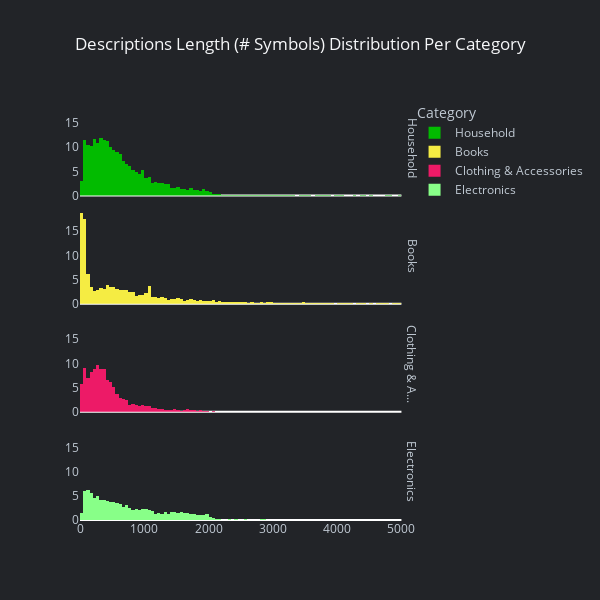

Notebook code for this chart:
### Code cell
def shorten(annotation, max_len=15):
    if len(annotation) <= max_len:
        return annotation
    
    return annotation[:max_len - 3] + "..."


fig = px.histogram(
    data[data["description_length"] <= 5000],
    x="description_length",
    title="Descriptions Length (# Symbols) Distribution Per Category",
    color="category",
    barmode="overlay",
    histnorm="density",
    facet_row="category",
    opacity=1,
    **style_kwargs,
)

fig.for_each_annotation(lambda a: a.update(text=shorten(a.text.split("=")[1])))
    
fig.update_layout(
    legend_title_text="Category",
    width=600,
    height=600,
)

for axis in fig.layout:
    if type(fig.layout[axis]) == go.layout.YAxis:
        fig.layout[axis].title.text = ''
    if type(fig.layout[axis]) == go.layout.XAxis:
        fig.layout[axis].title.text = ''

if is_hakernoon:
    vis.style_background(fig)

fig.show()

### Figure 1 — Plotly figure (JSON) as saved in the notebook; plotly's stock layout.template omitted (floating-point values rounded to 4 significant figures; data arrays with more than 128 entries replaced by an {"elided": "..."} marker saying what was removed)
{"data": [{"alignmentgroup": "True", "bingroup": "x", "histnorm": "density", "hovertemplate": "category=Household<br>description_length=%{x}<br>density=%{y}<extra></extra>", "legendgroup": "Household", "marker": {"color": "#02bb00", "opacity": 1, "pattern": {"shape": ""}}, "name": "Household", "offsetgroup": "Household", "orientation": "v", "showlegend": true, "type": "histogram", "x": {"elided": "10544 int values"}, "xaxis": "x4", "yaxis": "y4"}, {"alignmentgroup": "True", "bingroup": "x", "histnorm": "density", "hovertemplate": "category=Books<br>description_length=%{x}<br>density=%{y}<extra></extra>", "legendgroup": "Books", "marker": {"color": "#f5ec43", "opacity": 1, "pattern": {"shape": ""}}, "name": "Books", "offsetgroup": "Books", "orientation": "v", "showlegend": true, "type": "histogram", "x": {"elided": "6160 int values"}, "xaxis": "x3", "yaxis": "y3"}, {"alignmentgroup": "True", "bingroup": "x", "histnorm": "density", "hovertemplate": "category=Clothing & Accessories<br>description_length=%{x}<br>density=%{y}<extra></extra>", "legendgroup": "Clothing & Accessories", "marker": {"color": "#ed1a67", "opacity": 1, "pattern": {"shape": ""}}, "name": "Clothing & Accessories", "offsetgroup": "Clothing & Accessories", "orientation": "v", "showlegend": true, "type": "histogram", "x": {"elided": "5674 int values"}, "xaxis": "x2", "yaxis": "y2"}, {"alignmentgroup": "True", "bingroup": "x", "histnorm": "density", "hovertemplate": "category=Electronics<br>description_length=%{x}<br>density=%{y}<extra></extra>", "legendgroup": "Electronics", "marker": {"color": "#88ff88", "opacity": 1, "pattern": {"shape": ""}}, "name": "Electronics", "offsetgroup": "Electronics", "orientation": "v", "showlegend": true, "type": "histogram", "x": {"elided": "5290 int values"}, "xaxis": "x", "yaxis": "y"}], "layout": {"annotations": [{"font": {}, "showarrow": false, "text": "Electronics", "textangle": 90, "x": 0.98, "xanchor": "left", "xref": "paper", "y": 0.1138, "yanchor": "middle", "yref": "paper"}, {"font": {}, "showarrow": false, "text": "Clothing & A...", "textangle": 90, "x": 0.98, "xanchor": "left", "xref": "paper", "y": 0.3712, "yanchor": "middle", "yref": "paper"}, {"font": {}, "showarrow": false, "text": "Books", "textangle": 90, "x": 0.98, "xanchor": "left", "xref": "paper", "y": 0.6288, "yanchor": "middle", "yref": "paper"}, {"font": {}, "showarrow": false, "text": "Household", "textangle": 90, "x": 0.98, "xanchor": "left", "xref": "paper", "y": 0.8862, "yanchor": "middle", "yref": "paper"}], "barmode": "overlay", "font": {"color": "#c1cad4"}, "height": 600, "legend": {"title": {"text": "Category"}, "tracegroupgap": 0}, "paper_bgcolor": "#222428", "plot_bgcolor": "#222428", "title": {"font": {"color": "#f6f7f9"}, "text": "Descriptions Length (# Symbols) Distribution Per Category", "x": 0.5}, "width": 600, "xaxis": {"anchor": "y", "domain": [0, 0.98], "showgrid": false, "title": {"text": ""}}, "xaxis2": {"anchor": "y2", "domain": [0, 0.98], "matches": "x", "showgrid": false, "showticklabels": false, "title": {"text": ""}}, "xaxis3": {"anchor": "y3", "domain": [0, 0.98], "matches": "x", "showgrid": false, "showticklabels": false, "title": {"text": ""}}, "xaxis4": {"anchor": "y4", "domain": [0, 0.98], "matches": "x", "showgrid": false, "showticklabels": false, "title": {"text": ""}}, "yaxis": {"anchor": "x", "domain": [0, 0.2275], "showgrid": false, "title": {"text": ""}}, "yaxis2": {"anchor": "x2", "domain": [0.2575, 0.485], "matches": "y", "showgrid": false, "title": {"text": ""}}, "yaxis3": {"anchor": "x3", "domain": [0.515, 0.7425], "matches": "y", "showgrid": false, "title": {"text": ""}}, "yaxis4": {"anchor": "x4", "domain": [0.7725, 1], "matches": "y", "showgrid": false, "title": {"text": ""}}}}
